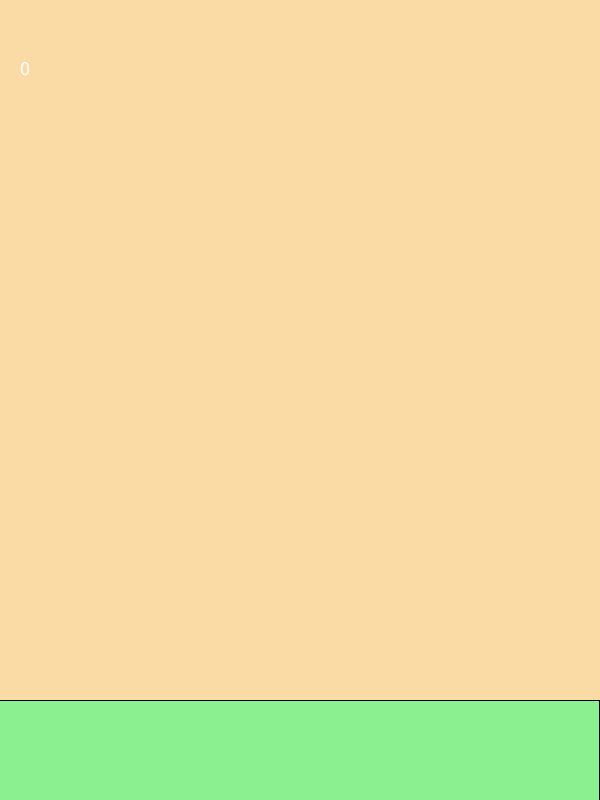
Frame 1 (no input)
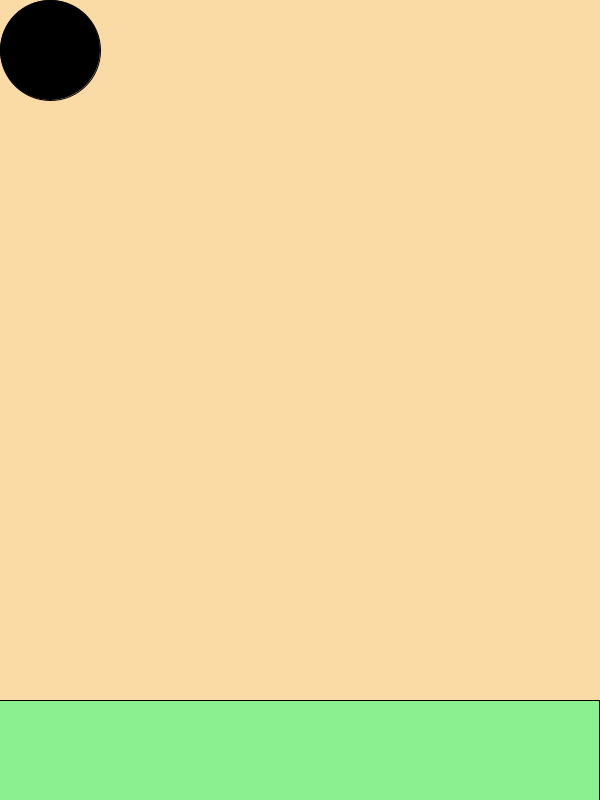
Frame 60 (the mouse pressed at the canvas centre just before this capture)
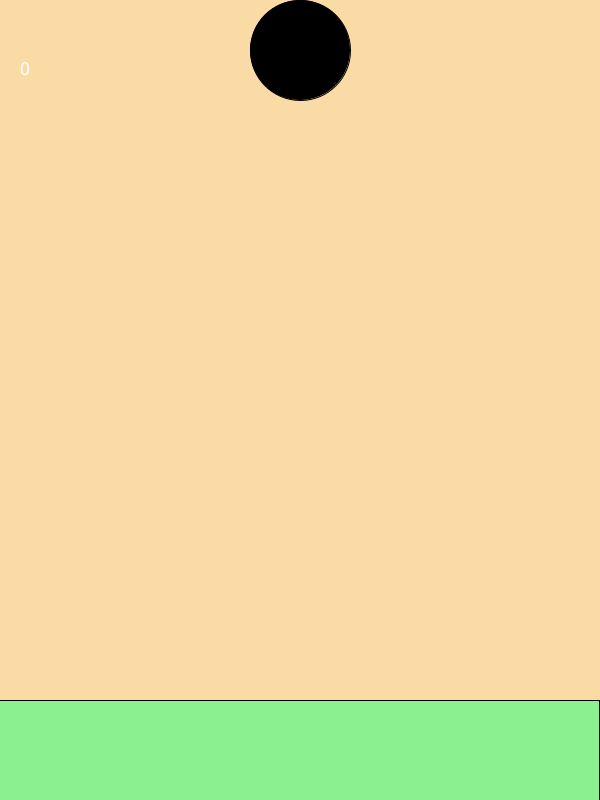
Frame 120 (the mouse held since frame 60 and released just before this capture)

The Processing sketch that drew these frames (run headless with seeded random() and noise(); from frame 60 on, the mouse is pressed at the canvas centre):

// Processing sketch: XiGua
// ── XiGua.pde
ArrayList<Fruit> fruitList;
int score = 0;
PVector gravity = new PVector(0, 0.5);
Fruit focusFruit;
Fruit empty = new Fruit(0, new PVector(0,0));

void setup() {
  size(600,800);
  fruitList = new ArrayList<Fruit>();
}

void draw() {
  background(#fadaa5);
  fill(#8bf090);
  rect(-1,700,600,100);
  
  fill(255);
  textSize(20);
  text(score,20,75);
  
  PVector gravity = new PVector(0,1);
  if(focusFruit == null || focusFruit == empty){
    spawnFruit();
}
  else{
    focusFruit.position.x = mouseX;
    if(fruitList.size() == 0 || fruitList.get(fruitList.size()-1).dropped == true){
      focusFruit.border();
      focusFruit.display();
    }
  }
  for(Fruit f: fruitList){
    f.applyForce(gravity);
    f.move();
    for(Fruit o: fruitList){
      if(f!= o){
        f.inContact(o);
      }
    }
    f.border();
    f.display();
  }
  
}

void spawnFruit() {
  PVector spawn = new PVector(300,50);
  int type = (int)random(4);
  Fruit newf = new Fruit(type,spawn);
  focusFruit = newf;
}

void mouseClicked() {
  if(fruitList.size() == 0 || fruitList.get(fruitList.size()-1).dropped == true){
    fruitList.add(focusFruit);
    focusFruit = empty;
  }
}

// ── Fruit.pde
public class Fruit{
  int type;
  PVector position;
  PVector velocity;
  PVector acceleration;
  int size;
  float mass;
  boolean dropped;
  
  public Fruit(int type, PVector position){
    this.type = type;
    velocity = new PVector(0, 0);
    acceleration = new PVector(0, 0);
    this.position = position;
    size = 50;
    mass = size*0.01;
    dropped = false;
  }
  
  void display(){
    fill(0);
    circle(position.x, position.y, size*2);
  }
  
  void move(){
    position = position.add(velocity);
    velocity = velocity.add(acceleration);
    velocity.limit(10);
    acceleration = new PVector(0, 0);
  }  
  
  void applyForce(PVector force) {
    acceleration = acceleration.add(force);
  }
  
  void inContact(Fruit other){
    if(position.dist(other.position) < this.size + other.size){
      if(other.dropped == true){
        dropped = true;
        PVector diff = PVector.sub(position, other.position);
        float angle = diff.heading();
        float dP = (this.size + other.size) - diff.mag();
        float vertical = sin(angle)*dP;
        float horizontal = cos(angle)*dP;
        position.y += vertical;
        position.x += horizontal;
        
        
       PVector[] rotatedV = {new PVector(), new PVector()};
       
       rotatedV[0].x = velocity.x*cos(angle) + velocity.y*sin(angle);
       rotatedV[0].y = -1*velocity.x*sin(angle) + velocity.y*cos(angle);
       rotatedV[1].x = other.velocity.x*cos(angle) + other.velocity.y*sin(angle);
       rotatedV[1].y = -1*other.velocity.x*sin(angle) + other.velocity.y*cos(angle);
       
       rotatedV[0].setMag((other.mass*0.3*(rotatedV[1].mag()-rotatedV[0].mag()) + mass*rotatedV[0].mag() + other.mass*rotatedV[1].mag()) / (mass + other.mass));
       rotatedV[1].setMag((mass*0.3*(rotatedV[0].mag()-rotatedV[1].mag()) + mass*rotatedV[0].mag() + other.mass*rotatedV[1].mag()) / (mass + other.mass));
       
       velocity.x = rotatedV[0].x*cos(angle) - rotatedV[0].y*sin(angle);
       velocity.y = rotatedV[0].x*sin(angle) + rotatedV[0].y*cos(angle);
       other.velocity.x = rotatedV[1].x*cos(angle) - rotatedV[1].y*sin(angle);
       other.velocity.y = rotatedV[1].x*sin(angle) + rotatedV[1].y*cos(angle);
       
      }
    }
  }
  
  boolean border(){
    boolean top = false;
    if(position.y >= height-100-size){
      dropped = true;
      velocity.y *= -0.01;
      position.y = height-100-size;
    }
    if(position.y <= 100 && dropped){
      top = true;
    }
    if(position.x >= width - size){
      position.x = width - size;
      PVector wall = new PVector(width-size, position.y);
      PVector diff = PVector.sub(position, wall);
      float angle = PI-diff.heading();
      velocity.x = (velocity.x+0.0005)*cos(angle);
    }   
    if(position.x <= size){
      position.x = size;
      PVector wall = new PVector(width-size, position.y);
      PVector diff = PVector.sub(position, wall);
      float angle = 2*PI-diff.heading();
      velocity.x = (velocity.x+0.0005)*cos(angle);
    }
    return top;
  }
  
  void grape(int x, int y) {}
  
  void strawberry(int x, int y) {}
  
  void lime(int x, int y) {}
  
  void lemon(int x, int y) {}
  
  void kiwi(int x, int y) {}
  
  void peach(int x, int y) {}
  
  void apple(int x, int y) {}
  
  void dragonfruit(int x, int y) {}
  
  void pineapple(int x, int y) {}
  
  void coconut(int x, int y) {}
  
  void watermelon(int x, int y) {}
  
}

// ── Instructions.pde
public class Instructions extends PApplet {

  void settings() {
    size(500, 500);
  }

  void draw() {
    background(#fadaa5);
    fill(0);
    textSize(30);
    text("Instructions", width/2 - 75, 50);
    textSize(20);
    text("1) The objective of this game is to get two", 20, 100);
    text(" watermelons", 20, 130);
    text("2) Merge fruits and ensure that the fruits don’t reach", 20, 175);
    text("the ceiling.", 35, 205);
    text("3) To drop a fruit, just left click. The fruit will fall from", 20, 250);
    text(" the top of the screen at the x position of the cursor.", 35, 285);
    text("4) Even after a fruit is dropped, it may be moved due to ", 20, 325);
    text("gravity or by the additional force of the fruit dropped.", 35, 355);
  }
}
  
